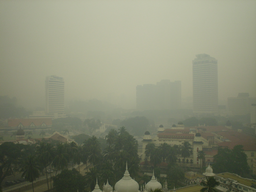
#> input picture gym-examples-main/city2_hazy.png, 256 x 192 px, shrunk from 1280 x 960 before the run
$ python -i RL_Actions.py   (imports and definitions only)
#> lines starting #> are read from the running program, lines starting #| are printed output that depends on the picture; long printed decimals are rounded
### gym-examples-main/DehazingColorAttenuation/dehaze.py
# Import all the necessary packages to your arsenal
import numpy as np
import cv2
import matplotlib.pyplot as plt
from scipy import signal as sig
import os

# import guidedfilter
# from guidedfilter import guidedfilter as gF


def guide(I, P, r, e):

    h, w = np.shape(I)
    window = np.ones((r, r)) / (r * r)

    meanI = sig.convolve2d(I, window, mode="same")
    meanP = sig.convolve2d(P, window, mode="same")

    corrI = sig.convolve2d(I * I, window, mode="same")
    corrIP = sig.convolve2d(I * P, window, mode="same")

    varI = corrI - meanI * meanI
    covIP = corrIP - meanI * meanP
    a = covIP / (varI + e)
    b = meanP - a * meanI

    meana = sig.convolve2d(a, window, mode="same")
    meanb = sig.convolve2d(b, window, mode="same")

    q = meana * I + meanb

    return q


def localmin(D, r=15):
    R = int(r / 2)
    imax = D.shape[0]
    jmax = D.shape[1]
    LM = np.zeros([imax, jmax])
    for i in np.arange(D.shape[0]):
        for j in np.arange(D.shape[1]):
            iL = np.max([i - R, 0])
            iR = np.min([i + R, imax])
            jT = np.max([j - R, 0])
            jB = np.min([j + R, jmax])
            # print(D[iL:iR+1,jT:jB+1].shape)
            LM[i, j] = np.min(D[iL : iR + 1, jT : jB + 1])
    return LM


def postprocessing(GD, I,V):
    # this will give indices of the columnised image GD
    flat_indices = np.argsort(GD, axis=None)
    R, C = GD.shape
    top_indices_flat = flat_indices[int(np.round(0.999 * R * C)) : :]
    top_indices = np.unravel_index(top_indices_flat, GD.shape)

    max_v_index = np.unravel_index(np.argmax(V[top_indices], axis=None), V.shape)
    I = I / 255.0
    A = I[max_v_index[0], max_v_index[1], :]
    print("Atmosphere A = (r, g, b)")
    print(A)

    beta = 1.0
    transmission = np.minimum(np.maximum(np.exp(-1 * beta * GD), 0.1), 0.9)
    # transmission = np.exp(-1*beta*GD)
    transmission3 = np.zeros(I.shape)
    transmission3[:, :, 0] = transmission
    transmission3[:, :, 1] = transmission
    transmission3[:, :, 2] = transmission

    J = A + (I - A) / transmission3
    J = J - np.min(J)
    J = J / np.max(J)
    return J


# [56 lines that do not run on import are left out]

### gym-examples-main/RL_Actions.py
import cv2
import numpy as np
import matplotlib.pyplot as plt
import DehazingDarkChannelPrior.dehaze as dcp
import DehazingColorAttenuation.dehaze as ca

def CE(src):
    image_yuv = cv2.cvtColor(src, cv2.COLOR_BGR2YUV)
    image_yuv[:, :, 0] = cv2.equalizeHist(image_yuv[:, :, 0])
    image_rgb = cv2.cvtColor(image_yuv, cv2.COLOR_YUV2RGB)
    return image_rgb

def gammaCorrection(src, gamma):
    invGamma = 1 / gamma

    table = [((i / 255) ** invGamma) * 255 for i in range(256)]
    table = np.array(table, np.uint8)

    return cv2.LUT(src, table)

def ChannelValue(img,val,channel):
    img_channel=img[:,:,channel]
    img_channel[img_channel*val<255]=img_channel[img_channel*val<255]*1.05
    img_channel[img_channel*val>=255]=255
    img[:,:,channel]=img_channel[:]
    return img

def dehazeDCP(src):
    I = src.astype("float64") / 255
    # normalizing the data to 0 - 1 (Since 255 is the maximum value)

    dark = dcp.DarkChannel(I, 15)
    # extracting dark channel prior
    A = dcp.AtmLight(I, dark)
    # extracting global atmospheric lighting
    # Transmission is an estimate of how much of the light from the
    # original object is making it through the haze at each pixel
    te = dcp.TransmissionEstimate(I, A, 15)
    t = dcp.TransmissionRefine(src, te)
    # atmospheric light is subtracted from each pixel in proportion to the transmission at that pixel.
    J = dcp.Recover(I, t, A, 0.1)

    return (J*255).astype(np.uint8)

def dehazeCA(src):
    # Read the Image
    # _I = cv2.imread(fn)
    # opencv reads any image in Blue-Green-Red(BGR) format,
    # so change it to RGB format, which is popular.
    I = cv2.cvtColor(src, cv2.COLOR_BGR2RGB)
    # Split Image to Hue-Saturation-Value(HSV) format.
    H, S, V = cv2.split(cv2.cvtColor(src, cv2.COLOR_BGR2HSV))
    V = V / 255.0
    S = S / 255.0

    # Calculating Depth Map using the linear model fit by ZHU et al.
    # Refer Eq(8) in mentioned research paper
    # Values given under EXPERIMENTS section
    theta_0 = 0.121779
    theta_1 = 0.959710
    theta_2 = -0.780245
    sigma = 0.041337
    epsilon = np.random.normal(0, sigma, H.shape)
    D = theta_0 + theta_1 * V + theta_2 * S + epsilon

    # saving depth map
    # plt.imsave(os.path.join(filepath, filename + "_depth_map.jpg"), D)

    # Local Minima of Depth map
    LMD = ca.localmin(D, 15)
    # LMD = D

    # Guided Filtering
    r = 8
    # try r=2, 4, 8 or 18
    eps = 0.2 * 0.2
    # try eps=0.1^2, 0.2^2, 0.4^2
    # eps *= 255 * 255;   # Because the intensity range of our images is [0, 255]
    GD = ca.guide(D, LMD, r, eps)

    J = ca.postprocessing(GD, I,V)

    return (J*255).astype(np.uint8)

>>> import cv2
>>> picture = cv2.imread('city2_hazy.png')
#> picture is the input picture: shape (192, 256, 3); mean B, G, R 113.8, 134.7, 131.4
>>> result = dehazeCA(picture)
#> in guide, `varI = corrI - meanI * meanI`:
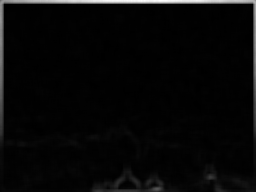
#> varI: shape (192, 256) float64; min 0.000723, max 0.15, mean 0.00556; drawn with min black and max white
#> in guide, `meana = sig.convolve2d(a, window, mode="same")`:
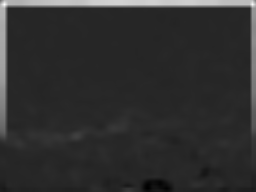
#> meana: shape (192, 256) float64; min -0.0714, max 0.4, mean 0.0169; drawn with min black and max white
#> in guide, `meanb = sig.convolve2d(b, window, mode="same")`:
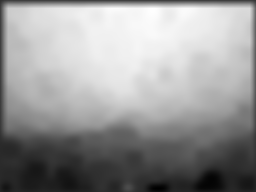
#> meanb: shape (192, 256) float64; min -0.133, max 0.665, mean 0.341; drawn with min black and max white
#> in postprocessing, `top_indices_flat = flat_indices[int(np.round(0.999 * R * C)) : :]`: top_indices_flat = 49 values, max 3480 at index 4, min 1142 at index 15, mean 2458.4
#> in postprocessing, `top_indices = np.unravel_index(top_indices_flat, GD.shape)`: top_indices = 49 positions, rows 4 to 13, columns 109 to 156
#> in postprocessing, `max_v_index = np.unravel_index(np.argmax(V[top_indices], axis=None), V..`: max_v_index = (0, 10)
#> in postprocessing, `I = I / 255.0`:
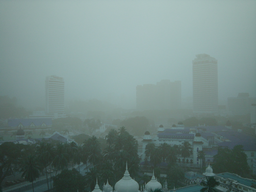
#> I: shape (192, 256, 3) float64; mean of channels 0, 1, 2 0.515, 0.528, 0.446; drawn as B, G, R
#> in postprocessing, `A = I[max_v_index[0], max_v_index[1], :]`: A = [0.6, 0.616, 0.518]
#| [0.6        0.6157 0.5176]
#> in postprocessing, `transmission = np.minimum(np.maximum(np.exp(-1 * beta * GD), 0.1), 0.9)`:
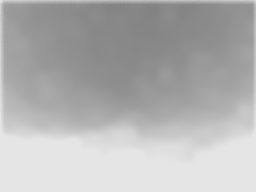
#> transmission: shape (192, 256) float64; min 0.514, max 0.9, mean 0.702
#> in postprocessing, `transmission3[:, :, 1] = transmission`:
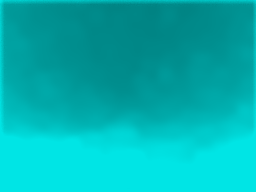
#> transmission3: shape (192, 256, 3) float64; mean of channels 0, 1, 2 0.702, 0.702, 0; drawn as B, G, R
#> in postprocessing, `J = J / np.max(J)`:
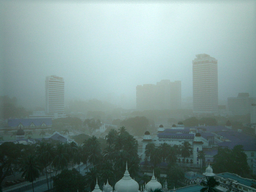
#> J: shape (192, 256, 3) float64; mean of channels 0, 1, 2 0.559, 0.57, 0.483; drawn as B, G, R
